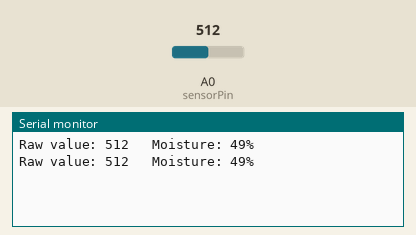
Simulated run of this sketch. Board: Arduino Uno, built with avr-gcc and run on an emulated ATmega328P. Parts: the last lines printed to the serial monitor. The test bench sets the inputs (shaded band); at power-on: A0 (sensorPin) = 512.

Above: at 1.8 s.
1.9 s: A0 (sensorPin) set to 716
At 2.6 s:
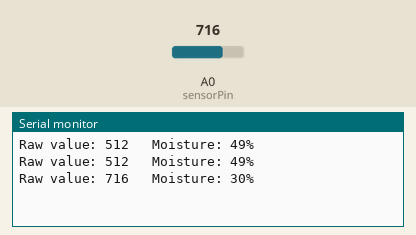
3.4 s: A0 (sensorPin) set to 900
At 4.8 s:
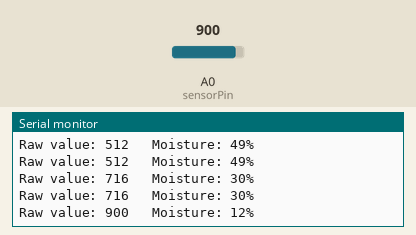
Timing chart, 0 to 6.4 s (numbered marks = the images above; inputs shaded):
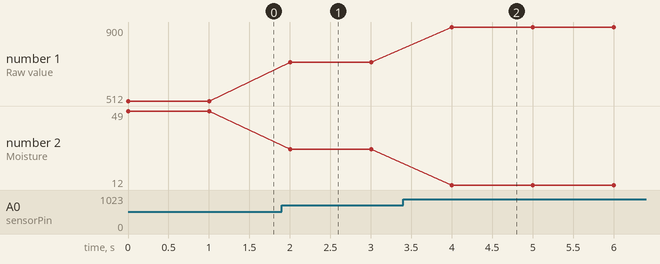

The sketch:

soil_moisture_test.ino
```cpp
// Soil moisture sensor test sketch
// Reads the analog value from the hydrometer and prints it to Serial Monitor

const int sensorPin = A0;  // connect your sensor's AO pin here

void setup() {
  Serial.begin(9600);      // start serial at 9600 baud
  pinMode(sensorPin, INPUT);
}

void loop() {
  int rawValue = analogRead(sensorPin);            // 0 (wet) → 1023 (dry) on most modules
  int moisturePct = map(rawValue, 1023, 0, 0, 100); // convert to 0–100% (adjust if your min/max differ)

  Serial.print("Raw value: ");
  Serial.print(rawValue);
  Serial.print("   Moisture: ");
  Serial.print(moisturePct);
  Serial.println("%");

  delay(1000); // print once per second
}
```

Measured:
- after the input at 1.9 s, the serial monitor: prints a new line after 0.10 s (image 1)
- after the input at 3.4 s, the serial monitor: prints a new line after 0.60 s (image 2)
- plotted number 1: 512 → 716 after the input at 1.9 s, 716 → 900 after the input at 3.4 s
- plotted number 2: 49 → 30 after the input at 1.9 s, 30 → 12 after the input at 3.4 s
